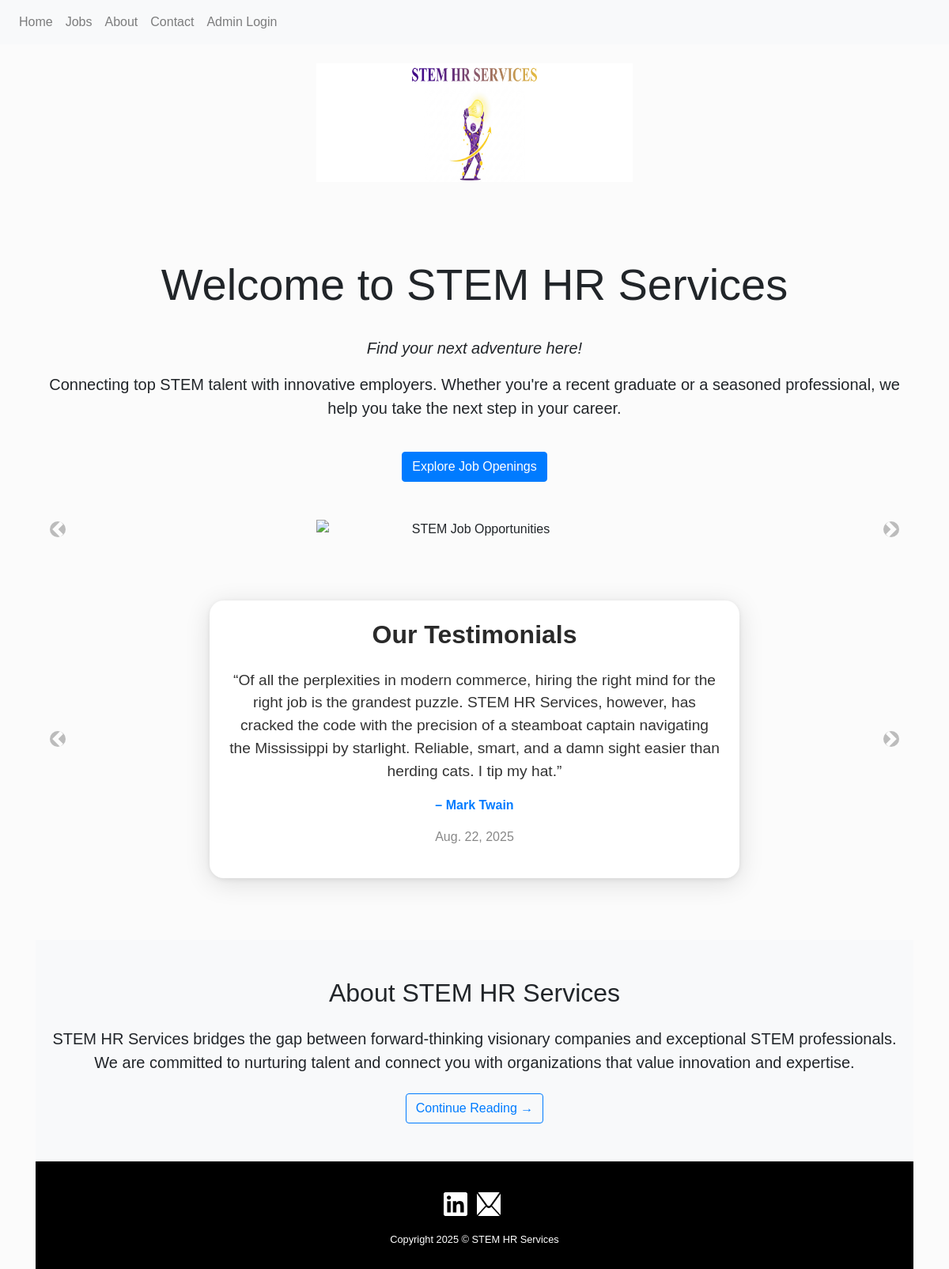
The page / on the database its author committed.
### HRservices/models.py (models this page shows)
class Testimonial(models.Model):
    name = models.CharField(max_length=100)
    testimonial = models.TextField()
    date = models.DateField()

### HRservices/views.py (the view)
# urls.py: path('', views.home, name='home'),
def home(request):
    testimonials = Testimonial.objects.order_by('-date')[:6]  # latest 6
    return render(request, 'HRservices/home.html', {'testimonials': testimonials})

### HRservices/templates/HRservices/home.html (shortened to what this page needs)
{% extends 'HRservices/layout.html' %}
{% load static %}
{% block content %}
<header class="py-4">
    <div class="container">
        <div class="row">
            <div class="col-12 text-center">
                <img src="{% static 'HRservices/media/logo.png' %}" alt="Logo" class="logo-img">
            </div>
        </div>
    </div>
</header>
<br>
<section class="py-5 text-center">
  <div class="container">
    <h1 class="display-4"><b>Welcome to STEM HR Services</b></h1>
    <br>
    <p class="lead"><b><i>Find your next adventure here!</i></b></p>
    <p class="lead mt-3">
      Connecting top STEM talent with innovative employers. Whether you're a recent graduate or a seasoned professional, we help you take the next step in your career.
    </p>
    <a href="/jobs/" class="btn btn-primary mt-4">Explore Job Openings</a>
  </div>
</section>
<div id="homepageCarousel" class="carousel slide mb-5" data-ride="carousel">
  <div class="carousel-inner">
    <div class="carousel-item active">
      <img src="{% static 'HRservices/media/carousel1.jpg' %}" class="d-block mx-auto" alt="STEM Job Opportunities" style="max-height: 400px; width: auto; object-fit: cover;">
    </div>
  </div>
  <a class="carousel-control-prev" href="#homepageCarousel" role="button" data-slide="prev" style="width: 5%;">
    <span class="carousel-control-prev-icon" aria-hidden="true" style="background-color: rgba(0,0,0,0.5); border-radius: 50%;"></span>
  </a>
  <a class="carousel-control-next" href="#homepageCarousel" role="button" data-slide="next" style="width: 5%;">
    <span class="carousel-control-next-icon" aria-hidden="true" style="background-color: rgba(0,0,0,0.5); border-radius: 50%;"></span>
  </a>
</div>
<div id="testimonialCarousel" class="carousel slide testimonial-section mb-5" data-ride="carousel" style="padding: 30px 0;">
  <div class="container" style="max-width: 700px;">
    <div class="p-4" style="background: #fff; border-radius: 18px; box-shadow: 0 6px 32px rgba(0,0,0,0.12), 0 1.5px 6px rgba(0,0,0,0.08); margin: 0 auto;">
      <h2 class="testimonial-heading text-center mb-4" style="font-weight: 700; color: #2a2a2a;">Our Testimonials</h2>
      <div class="carousel-inner testimonial-grid">
        {% for t in testimonials %}
        <div class="carousel-item {% if forloop.first %}active{% endif %}">
          <div class="testimonial-item text-center">
            <p class="testimonial-text" style="font-size: 1.2rem; color: #333;">“{{ t.testimonial }}”</p>
            <p class="testimonial-name" style="font-weight: 600; color: #007bff;">– {{ t.name }}</p>
            <p class="testimonial-date" style="color: #888;">{{ t.date }}</p>
          </div>
        </div>
        {% empty %}
        <div class="carousel-item active">
          <p class="testimonial-none text-center">No testimonials yet.</p>
        </div>
        {% endfor %}
      </div>
      <a class="carousel-control-prev" href="#testimonialCarousel" role="button" data-slide="prev" style="width: 5%;">
        <span class="carousel-control-prev-icon" aria-hidden="true" style="background-color: rgba(0,0,0,0.5); border-radius: 50%;"></span>
      </a>
      <a class="carousel-control-next" href="#testimonialCarousel" role="button" data-slide="next" style="width: 5%;">
        <span class="carousel-control-next-icon" aria-hidden="true" style="background-color: rgba(0,0,0,0.5); border-radius: 50%;"></span>
      </a>
    </div>
  </div>
</div>
<section class="py-5 bg-light text-center">
  <div class="container">
    <h2 class="mb-4">About STEM HR Services</h2>
    <p class="lead mb-4">
      STEM HR Services bridges the gap between forward-thinking visionary companies and exceptional STEM professionals. We are committed to nurturing talent and connect you with organizations that value innovation and expertise.
    </p>
    <a href="{% url 'about' %}" class="btn btn-outline-primary">Continue Reading →</a>
  </div>
</section>
<footer style="background-color: #000; color: #fff; padding: 10px 0; text-align: center;">
    <h4>
        <br>
        <a href="https://in.linkedin.com/" target="_blank" style="color: #fff; text-decoration: none; display: inline-flex; align-items: center;">
            <img src="{% static 'HRservices/media/linkedin.svg' %}" alt="LinkedIn" style="height: 30px; width: 30px; vertical-align: middle; margin-right: 6px; filter: invert(1);" />
        </a>
        <a href="mailto:rosh.editzz@gmail.com" target="_blank" style="color: #fff; text-decoration: none; display: inline-flex; align-items: center;">
            <img src="{% static 'HRservices/media/mail.png' %}" alt="Email" style="height: 30px; width: 30px; vertical-align: middle; margin-right: 6px ; filter: invert(1);" />
        </a>
    </h4>
    <p style="margin-top: 10px;"><small>Copyright 2025 &copy; STEM HR Services</small></p>
</footer>
{% endblock %}

### HRservices/static/HRservices/style.css (style rules this page uses)
body { font-family: 'Lexend', sans-serif; text-align: center; background-color: #fbfbfb; }
header { text-align: center; }

### HRservices/templates/HRservices/home.html (style rules this page uses)
img { max-width: 400px; height: auto; }
.logo-img { height: 150px; }

### rows shown on the page
Testimonial: testimonial "Of all the perplexities in modern commerce, hiring the right mind for the right job is the grandest puzzle. STEM HR Services, however, has cracked the code with the precision of a steamboat captain navigating the Mississippi by starlight. Reliable, smart, and a damn sight easier than herding cats. I tip my hat.", name "Mark Twain", date "Aug. 22, 2025"
